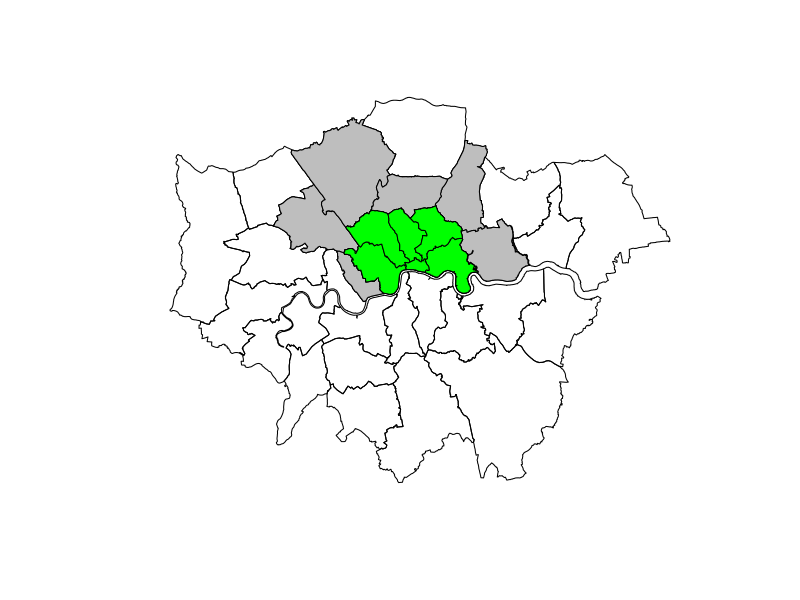

R code for this plot:


#' Return features the centroids of which are inside another object
#' 
#' 
#' 
sf::st_within
polygons = spData::lnd
polygons_central = polygons[polygons$NAME == "City of London", ]
study_region = polygons[polygons_central, ]
study_region = sf::st_union(study_region)
subset_touching = polygons[study_region, ]
plot(polygons$geometry)
plot(subset_touching, col = "grey", add = TRUE)
plot(study_region, col = "red", add = TRUE)

# Function to return only polygons whose centroids are inside
x = polygons
y = study_region
filter_polygon_centroids = function(x, y) {
  x_centroids = sf::st_centroid(x)
  x_in_y = sf::st_intersects(x_centroids, y)
  x_in_y_logical = lengths(x_in_y) > 0
  x[x_in_y_logical, ]
}

subset_test = filter_polygon_centroids(x = polygons, y = study_region)
plot(subset_test, col = "green", add = TRUE)

# Test output of st_intersects..
